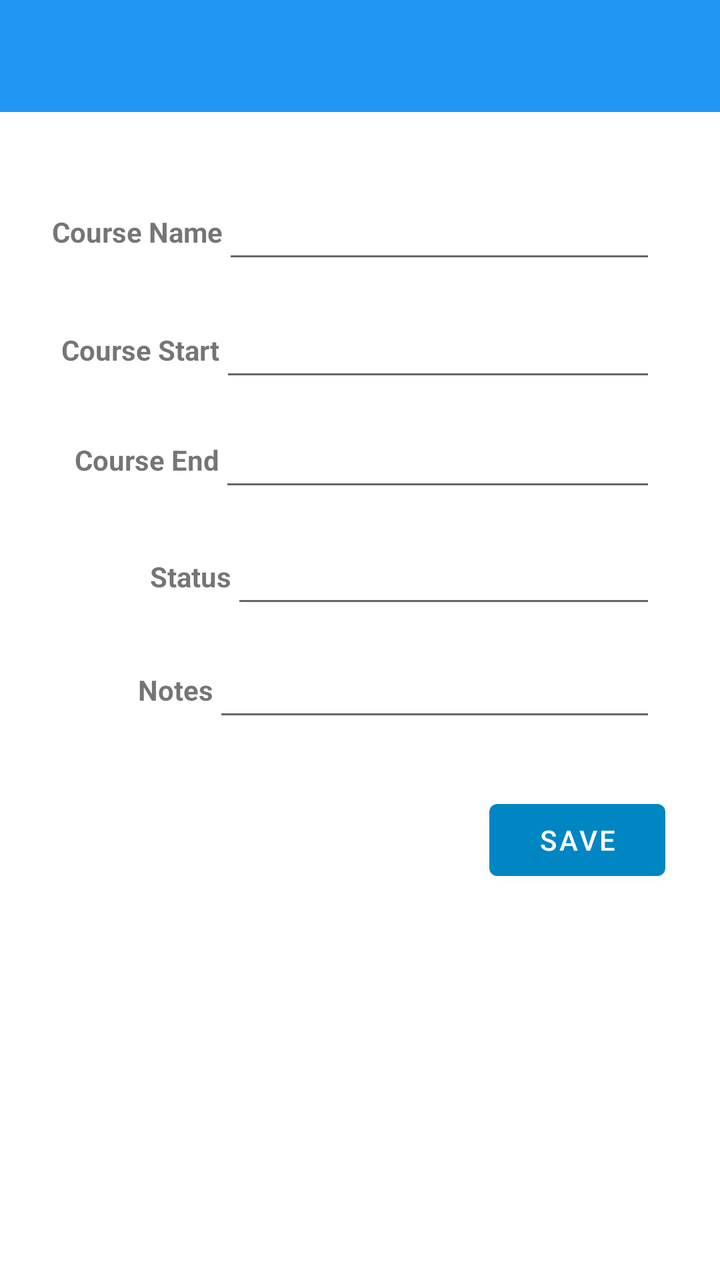
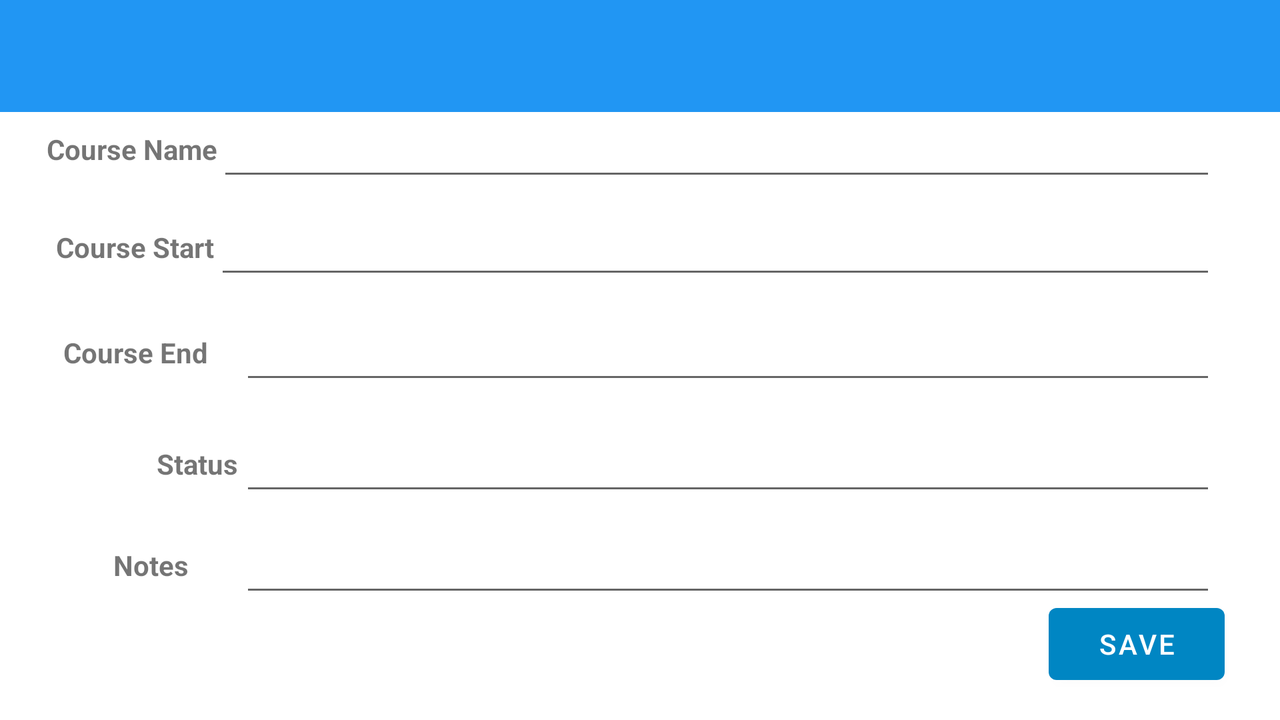

First picture: res/layout/ on a phone held upright. Second picture: the repository's own variant of that layout, on a device whose configuration matches the variant's folder. Source for both follows.
<!-- AndroidManifest.xml: application theme MyMaterialTheme -->
<!-- res/layout/activity_add_course.xml -->
<?xml version="1.0" encoding="utf-8"?>
<androidx.constraintlayout.widget.ConstraintLayout xmlns:android="http://schemas.android.com/apk/res/android"
    xmlns:app="http://schemas.android.com/apk/res-auto"
    xmlns:tools="http://schemas.android.com/tools"
    android:layout_width="match_parent"
    android:layout_height="match_parent"
    tools:context=".UI.Courses.AddCourseActivity">

    <androidx.appcompat.widget.Toolbar
        android:id="@+id/my_toolbar"
        android:layout_width="match_parent"
        android:layout_height="wrap_content"
        android:background="?attr/colorPrimaryDark"
        android:minHeight="?attr/actionBarSize"
        app:layout_constraintBottom_toBottomOf="parent"
        app:layout_constraintEnd_toEndOf="parent"
        app:layout_constraintTop_toTopOf="parent"
        app:layout_constraintVertical_bias="0.0"
        app:titleTextColor="?attr/colorAccent" />

    <EditText
        android:id="@+id/courseNameEdt"
        android:layout_width="0dp"
        android:layout_height="wrap_content"
        android:layout_marginTop="62dp"
        android:layout_marginEnd="32dp"
        android:inputType="text"
        android:minHeight="48dp"
        android:paddingStart="2dp"
        android:paddingEnd="10dp"
        app:layout_constraintBaseline_toBaselineOf="@+id/courseNameViewDetail"
        app:layout_constraintEnd_toEndOf="parent"
        app:layout_constraintHorizontal_bias="1.0"
        app:layout_constraintStart_toEndOf="@+id/courseNameViewDetail"
        app:layout_constraintTop_toBottomOf="@+id/my_toolbar"
        tools:ignore="SpeakableTextPresentCheck" />

    <TextView
        android:id="@+id/courseNameViewDetail"
        android:layout_width="wrap_content"
        android:layout_height="wrap_content"
        android:text="@string/course_name"
        android:textStyle="bold"
        app:layout_constraintBottom_toBottomOf="parent"
        app:layout_constraintEnd_toEndOf="parent"
        app:layout_constraintHorizontal_bias="0.095"
        app:layout_constraintStart_toStartOf="parent"
        app:layout_constraintTop_toTopOf="parent"
        app:layout_constraintVertical_bias="0.171" />

    <TextView
        android:id="@+id/courseStartViewDetail"
        android:layout_width="wrap_content"
        android:layout_height="wrap_content"
        android:text="@string/course_start"
        android:textStyle="bold"
        app:layout_constraintBottom_toBottomOf="parent"
        app:layout_constraintEnd_toEndOf="parent"
        app:layout_constraintHorizontal_bias="0.109"
        app:layout_constraintStart_toStartOf="parent"
        app:layout_constraintTop_toTopOf="parent"
        app:layout_constraintVertical_bias="0.266" />

    <EditText
        android:id="@+id/courseStartDateEdt"
        android:layout_width="0dp"
        android:layout_height="wrap_content"
        android:layout_marginTop="24dp"
        android:layout_marginEnd="32dp"
        android:focusable="false"
        android:minHeight="48dp"
        android:paddingStart="2dp"
        android:paddingEnd="10dp"
        app:layout_constraintBaseline_toBaselineOf="@+id/courseStartViewDetail"
        app:layout_constraintEnd_toEndOf="parent"
        app:layout_constraintHorizontal_bias="0.0"
        app:layout_constraintStart_toEndOf="@+id/courseStartViewDetail"
        app:layout_constraintTop_toBottomOf="@+id/courseNameEdt" />

    <TextView
        android:id="@+id/courseEndViewDetail"
        android:layout_width="wrap_content"
        android:layout_height="wrap_content"
        android:text="@string/course_end"
        android:textStyle="bold"
        app:layout_constraintBottom_toBottomOf="parent"
        app:layout_constraintEnd_toEndOf="parent"
        app:layout_constraintHorizontal_bias="0.13"
        app:layout_constraintStart_toStartOf="parent"
        app:layout_constraintTop_toTopOf="parent"
        app:layout_constraintVertical_bias="0.355" />

    <EditText
        android:id="@+id/courseEndDateEdt"
        android:layout_width="0dp"
        android:layout_height="wrap_content"
        android:layout_marginTop="24dp"
        android:layout_marginEnd="32dp"
        android:focusable="false"
        android:minHeight="48dp"
        android:paddingStart="2dp"
        android:paddingEnd="10dp"
        app:layout_constraintBaseline_toBaselineOf="@+id/courseEndViewDetail"
        app:layout_constraintEnd_toEndOf="parent"
        app:layout_constraintHorizontal_bias="0.0"
        app:layout_constraintStart_toEndOf="@+id/courseEndViewDetail"
        app:layout_constraintTop_toBottomOf="@+id/courseStartDateEdt" />

    <TextView
        android:id="@+id/courseStatusViewDetail"
        android:layout_width="wrap_content"
        android:layout_height="wrap_content"
        android:layout_marginStart="75dp"
        android:text="@string/status"
        android:textStyle="bold"
        app:layout_constraintBottom_toBottomOf="parent"
        app:layout_constraintEnd_toEndOf="parent"
        app:layout_constraintEnd_toStartOf="@+id/courseStatusEdt"
        app:layout_constraintHorizontal_bias="0.203"
        app:layout_constraintStart_toStartOf="parent"
        app:layout_constraintTop_toTopOf="parent"
        app:layout_constraintVertical_bias="0.449" />

    <EditText
        android:id="@+id/courseStatusEdt"
        android:layout_width="0dp"
        android:layout_height="wrap_content"
        android:layout_marginTop="24dp"
        android:layout_marginEnd="32dp"
        android:inputType="text"
        android:minHeight="48dp"
        android:paddingStart="2dp"
        android:paddingEnd="10dp"
        app:layout_constraintBaseline_toBaselineOf="@+id/courseStatusViewDetail"
        app:layout_constraintEnd_toEndOf="parent"
        app:layout_constraintStart_toEndOf="@+id/courseStatusViewDetail"
        app:layout_constraintTop_toBottomOf="@+id/courseEndDateEdt" />

    <TextView
        android:id="@+id/courseNotesViewDetail"
        android:layout_width="wrap_content"
        android:layout_height="wrap_content"
        android:text="Notes"
        android:textStyle="bold"
        app:layout_constraintBottom_toBottomOf="parent"
        app:layout_constraintEnd_toEndOf="parent"
        app:layout_constraintHorizontal_bias="0.214"
        app:layout_constraintStart_toStartOf="parent"
        app:layout_constraintTop_toTopOf="parent"
        app:layout_constraintVertical_bias="0.54" />

    <EditText
        android:id="@+id/courseNotesEdt"
        android:layout_width="0dp"
        android:layout_height="wrap_content"
        android:layout_marginTop="24dp"
        android:layout_marginEnd="32dp"
        android:inputType="text"
        android:minHeight="48dp"
        android:paddingStart="2dp"
        android:paddingEnd="10dp"
        app:layout_constraintBaseline_toBaselineOf="@+id/courseNotesViewDetail"
        app:layout_constraintEnd_toEndOf="parent"
        app:layout_constraintHorizontal_bias="1.0"
        app:layout_constraintStart_toEndOf="@+id/courseNotesViewDetail"
        app:layout_constraintTop_toBottomOf="@+id/courseStatusEdt" />

    <Button
        android:id="@+id/saveCourseBtn"
        android:layout_width="wrap_content"
        android:layout_height="wrap_content"
        android:onClick="addCourseToTerm"
        android:text="@string/save_course"
        app:layout_constraintBottom_toBottomOf="parent"
        app:layout_constraintEnd_toEndOf="parent"
        app:layout_constraintHorizontal_bias="0.9"
        app:layout_constraintStart_toStartOf="parent"
        app:layout_constraintTop_toTopOf="parent"
        app:layout_constraintVertical_bias="0.669"
        tools:ignore="UsingOnClickInXml" />


</androidx.constraintlayout.widget.ConstraintLayout>
<!-- resources referenced by this layout -->
<resources>
  <string name="course_end">Course End</string>
  <string name="course_name">Course Name</string>
  <string name="course_start">Course Start</string>
  <string name="save_course">Save</string>
  <string name="status">Status</string>
  <style name="MyMaterialTheme" parent="Theme.MaterialComponents.Light.NoActionBar">
          
          <item name="colorPrimary">#0086C3</item>
          <item name="colorPrimaryDark">#2196F3</item>
          <item name="colorAccent">#E0FBFF</item>
          <item name="textAppearanceButton">@style/AppTextAppearance.Button</item>
  
          <item name="colorSecondary">@color/orange</item>
          <item name="android:datePickerDialogTheme">@style/MyDatePickerDialogTheme</item>
      </style>
  <style name="AppTextAppearance.Button" parent="TextAppearance.MaterialComponents.Button">
          <item name="android:textAllCaps">true</item>
      </style>
  <color name="orange">#F45C36</color>
  <style name="MyDatePickerDialogTheme" parent="android:Theme.Material.Dialog">
          <item name="android:datePickerStyle">@style/MyDatePickerStyle</item>
      </style>
  <style name="MyDatePickerStyle" parent="@android:style/Widget.Material.DatePicker">
          <item name="android:headerBackground">#00BCD4</item>
      </style>
</resources>
<!-- res/layout-land/activity_add_course.xml (the repository's variant of the layout above) -->
<!-- drawn on the phone turned sideways -->
<?xml version="1.0" encoding="utf-8"?>
<androidx.constraintlayout.widget.ConstraintLayout xmlns:android="http://schemas.android.com/apk/res/android"
    xmlns:app="http://schemas.android.com/apk/res-auto"
    xmlns:tools="http://schemas.android.com/tools"
    android:layout_width="match_parent"
    android:layout_height="match_parent"
    tools:context=".UI.Courses.AddCourseActivity">

    <androidx.appcompat.widget.Toolbar
        android:id="@+id/my_toolbar"
        android:layout_width="match_parent"
        android:layout_height="wrap_content"
        android:background="?attr/colorPrimaryDark"
        android:minHeight="?attr/actionBarSize"
        app:layout_constraintBottom_toBottomOf="parent"
        app:layout_constraintEnd_toEndOf="parent"
        app:layout_constraintTop_toTopOf="parent"
        app:layout_constraintVertical_bias="0.0"
        app:titleTextColor="?attr/colorAccent" />

    <EditText
        android:id="@+id/courseNameEdt"
        android:layout_width="0dp"
        android:layout_height="wrap_content"
        android:layout_marginTop="8dp"
        android:layout_marginEnd="32dp"
        android:imeOptions="flagNoFullscreen"
        android:inputType="text"
        android:minHeight="48dp"
        android:paddingStart="2dp"
        android:paddingEnd="10dp"
        app:layout_constraintBaseline_toBaselineOf="@+id/courseNameViewDetail"
        app:layout_constraintEnd_toEndOf="parent"
        app:layout_constraintHorizontal_bias="0.0"
        app:layout_constraintStart_toEndOf="@+id/courseNameViewDetail"
        app:layout_constraintTop_toBottomOf="@+id/my_toolbar"
        app:layout_constraintVertical_bias="0.0"
        tools:ignore="SpeakableTextPresentCheck" />

    <TextView
        android:id="@+id/courseNameViewDetail"
        android:layout_width="wrap_content"
        android:layout_height="wrap_content"
        android:text="@string/course_name"
        android:textStyle="bold"
        app:layout_constraintBottom_toTopOf="@+id/courseStartViewDetail"
        app:layout_constraintEnd_toEndOf="parent"
        app:layout_constraintHorizontal_bias="0.042"
        app:layout_constraintStart_toStartOf="parent"
        app:layout_constraintTop_toTopOf="parent"
        app:layout_constraintVertical_bias="0.683" />

    <TextView
        android:id="@+id/courseStartViewDetail"
        android:layout_width="wrap_content"
        android:layout_height="wrap_content"
        android:text="@string/course_start"
        android:textStyle="bold"
        app:layout_constraintBottom_toTopOf="@+id/courseEndViewDetail"
        app:layout_constraintEnd_toEndOf="parent"
        app:layout_constraintHorizontal_bias="0.05"
        app:layout_constraintStart_toStartOf="parent"
        app:layout_constraintTop_toTopOf="parent"
        app:layout_constraintVertical_bias="0.773" />

    <EditText
        android:id="@+id/courseStartDateEdt"
        android:layout_width="0dp"
        android:layout_height="wrap_content"
        android:layout_marginTop="8dp"
        android:layout_marginEnd="32dp"
        android:focusable="false"
        android:minHeight="48dp"
        android:paddingStart="2dp"
        android:paddingEnd="10dp"
        app:layout_constraintBaseline_toBaselineOf="@+id/courseStartViewDetail"
        app:layout_constraintEnd_toEndOf="parent"
        app:layout_constraintHorizontal_bias="0.0"
        app:layout_constraintStart_toEndOf="@+id/courseStartViewDetail"
        app:layout_constraintTop_toBottomOf="@+id/courseNameEdt"
        app:layout_constraintVertical_bias="0.0" />

    <TextView
        android:id="@+id/courseEndViewDetail"
        android:layout_width="wrap_content"
        android:layout_height="wrap_content"
        android:text="@string/course_end"
        android:textStyle="bold"
        app:layout_constraintBottom_toTopOf="@+id/courseStatusViewDetail"
        app:layout_constraintEnd_toEndOf="parent"
        app:layout_constraintHorizontal_bias="0.056"
        app:layout_constraintStart_toStartOf="parent"
        app:layout_constraintTop_toTopOf="parent"
        app:layout_constraintVertical_bias="0.82" />

    <EditText
        android:id="@+id/courseEndDateEdt"
        android:layout_width="0dp"
        android:layout_height="wrap_content"
        android:layout_marginEnd="32dp"
        android:focusable="false"
        android:minHeight="48dp"
        android:paddingStart="2dp"
        android:paddingEnd="10dp"
        app:layout_constraintBaseline_toBaselineOf="@+id/courseEndViewDetail"
        app:layout_constraintEnd_toEndOf="parent"
        app:layout_constraintHorizontal_bias="0.0"
        app:layout_constraintStart_toEndOf="@+id/courseEndViewDetail"
        app:layout_constraintStart_toStartOf="@+id/guideline7"
        app:layout_constraintTop_toBottomOf="@+id/courseStartDateEdt" />

    <TextView
        android:id="@+id/courseStatusViewDetail"
        android:layout_width="wrap_content"
        android:layout_height="wrap_content"
        android:text="@string/status"
        android:textStyle="bold"
        app:layout_constraintBottom_toTopOf="@+id/courseNotesViewDetail"
        app:layout_constraintEnd_toEndOf="parent"
        app:layout_constraintEnd_toStartOf="@+id/courseStatusEdt"
        app:layout_constraintHorizontal_bias="0.987"
        app:layout_constraintStart_toStartOf="parent"
        app:layout_constraintTop_toTopOf="parent"
        app:layout_constraintVertical_bias="0.875" />

    <EditText
        android:id="@+id/courseStatusEdt"
        android:layout_width="0dp"
        android:layout_height="wrap_content"
        android:layout_marginEnd="32dp"
        android:imeOptions="flagNoFullscreen"
        android:inputType="text"
        android:minHeight="48dp"
        android:paddingStart="2dp"
        android:paddingEnd="10dp"
        app:layout_constraintBaseline_toBaselineOf="@+id/courseStatusViewDetail"
        app:layout_constraintEnd_toEndOf="parent"
        app:layout_constraintHorizontal_bias="1.0"
        app:layout_constraintStart_toStartOf="@+id/guideline7"
        app:layout_constraintTop_toTopOf="parent"
        app:layout_constraintVertical_bias="0.666" />

    <TextView
        android:id="@+id/courseNotesViewDetail"
        android:layout_width="wrap_content"
        android:layout_height="wrap_content"
        android:text="Notes"
        android:textStyle="bold"
        app:layout_constraintBottom_toBottomOf="parent"
        app:layout_constraintEnd_toEndOf="parent"
        app:layout_constraintHorizontal_bias="0.094"
        app:layout_constraintStart_toStartOf="parent"
        app:layout_constraintTop_toTopOf="parent"
        app:layout_constraintVertical_bias="0.801" />

    <EditText
        android:id="@+id/courseNotesEdt"
        android:layout_width="0dp"
        android:layout_height="wrap_content"
        android:layout_marginEnd="32dp"
        android:imeOptions="flagNoFullscreen"
        android:inputType="text"
        android:minHeight="48dp"
        android:paddingStart="2dp"
        android:paddingEnd="10dp"
        app:layout_constraintBaseline_toBaselineOf="@+id/courseNotesViewDetail"
        app:layout_constraintEnd_toEndOf="parent"
        app:layout_constraintHorizontal_bias="1.0"
        app:layout_constraintStart_toEndOf="@+id/courseNotesViewDetail"
        app:layout_constraintStart_toStartOf="@+id/guideline7"
        app:layout_constraintTop_toBottomOf="@+id/courseStatusEdt"
        app:layout_constraintVertical_bias="0.0" />

    <Button
        android:id="@+id/saveCourseBtn"
        android:layout_width="wrap_content"
        android:layout_height="wrap_content"
        android:onClick="addCourseToTerm"
        android:text="@string/save_course"
        app:layout_constraintBottom_toBottomOf="parent"
        app:layout_constraintEnd_toEndOf="parent"
        app:layout_constraintHorizontal_bias="0.95"
        app:layout_constraintStart_toStartOf="parent"
        app:layout_constraintTop_toTopOf="parent"
        app:layout_constraintVertical_bias="0.955"
        tools:ignore="UsingOnClickInXml" />

    <androidx.constraintlayout.widget.Guideline
        android:id="@+id/guideline7"
        android:layout_width="wrap_content"
        android:layout_height="wrap_content"
        android:orientation="vertical"
        app:layout_constraintGuide_begin="120dp" />


</androidx.constraintlayout.widget.ConstraintLayout>
